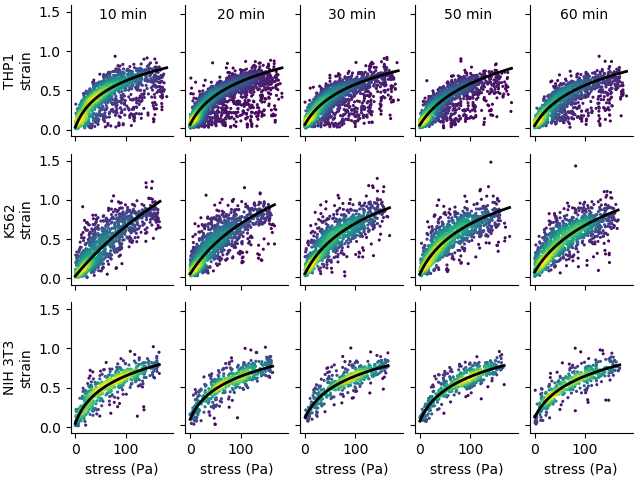

Write Python code to recreate this figure.
# -*- coding: utf-8 -*-
"""
Created on Tue May 22 2020

@author: Ben

# This program reads a txt file with the analyzed cell position, shape (semi-major and semi-minor axis etc.),
# computes the cell strain and the fluid shear stress acting on each cell,
# plots the data (strain versus stress) for each cell using a kernel density estimate for the datapoint color,
# and fits a stress stiffening equation to the data 
# The results such as maximum flow speed, cell mechanical parameters, etc. are stored in 
# the file 'all_data.txt' located at the same directory as this script 
"""
import matplotlib.pyplot as plt
from matplotlib.backends.backend_pdf import PdfPages
from helper_functions import getInputFile, getConfig, getData, getInputFolder
from helper_functions import refetchTimestamps, getVelocity, filterCells, correctCenter, getStressStrain, fitStiffness
from helper_functions import initPlotSettings, plotVelocityProfile, plotStressStrain, plotMessurementStatus
from helper_functions import storeEvaluationResults, plotDensityScatter, plotStressStrainFit, plotBinnedData
import numpy as np
import pandas as pd
import glob
from pathlib import Path
import pylustrator
pylustrator.start()
ax = None

xlimits = [-40, 300]
ylimits = [-0.1, 1.1]

def plotPathList(paths, repetition):
    global ax
    paths = list(paths)
    print(paths)
    fit_data = []

    data_list = []
    for index, file in enumerate(paths[repetition:repetition+1]):
        output_file = Path(str(file).replace("_result.txt", "_evaluated.csv"))

        # load the data and the config
        data = getData(file)
        config = getConfig(file)

        """ evaluating data"""
        if not output_file.exists():
            #refetchTimestamps(data, config)

            getVelocity(data, config)

            # take the mean of all values of each cell
            data = data.groupby(['cell_id']).mean()

            correctCenter(data, config)

            data = filterCells(data, config)

            # reset the indices
            data.reset_index(drop=True, inplace=True)

            getStressStrain(data, config)

            #data = data[(data.stress < 50)]
            data.reset_index(drop=True, inplace=True)

            data["area"] = data.long_axis * data.short_axis * np.pi
            data.to_csv(output_file, index=False)

        data = pd.read_csv(output_file)

        #data = data[(data.area > 0) * (data.area < 2000) * (data.stress < 250)]
        #data.reset_index(drop=True, inplace=True)

        data_list.append(data)


    data = pd.concat(data_list)
    data.reset_index(drop=True, inplace=True)

    fitStiffness(data, config)

    plotDensityScatter(data.stress, data.strain)
    plotStressStrainFit(data, config)
    #plotBinnedData(data.stress, data.strain, [0, 10, 20, 30, 40, 50, 75, 100, 125, 150, 200, 250])
    #plt.title(f'{config["fit"]["p"][0] * config["fit"]["p"][1]:.2f}')
    fit_data.append(config["fit"]["p"][0] * config["fit"]["p"][1])

    return fit_data


#""" loading data """
## get the results file (by config parameter or user input dialog)
datasets = [
    {
        "datafiles": [
            Path(r"\\131.188.117.96\biophysDS\meroles\2020.07.07.Control.sync\Control2"),
            Path(r"\\131.188.117.96\biophysDS\meroles\2020.06.26\Control2"),
            Path(r"\\131.188.117.96\biophysDS\meroles\2020.06.26\Control1"),
            Path(r"\\131.188.117.96\biophysDS\meroles\2020.07.09_control_sync_hepes\Control3")
        ],
        "rows": 2,
        "cols": 12,
        "range": range(1, 6, 1),
        "fitfunc": "log",
        "repetition": 2,
    },
    {
        "datafiles": [
            Path(r"Z:\emirzahossein\data\microscope4_baslercamera\2020_july\2020_07_10_alginate2%_K562_0%FCS_time"),
            Path(r"Z:\emirzahossein\data\microscope4_baslercamera\2020_july\07_07_2020_alginate2%_rpmi_no_fcs_time"),
        ],
        "rows": 2,
        "cols": 12,
        "range": range(2, 11, 2),
        "fitfunc": "line",
        "repetition": 2,
    },
    {
        "datafiles": [
            Path(r"Z:\emirzahossein\data\microscope4_baslercamera\2020_may\2020_05_22_alginateDMEM2%"),
        #    Path(r"Z:\emirzahossein\data\microscope4_baslercamera\2020_july\07_07_2020_alginate2%_rpmi_no_fcs_time"),
        ],
        "rows": 1,
        "cols": 12,
        "range": range(2, 11, 2),
        "fitfunc": "line",
        "repetition": 1,
}
]

rows = 3
cols = 5
#row_index = 0
data_index = -1
for dataset in datasets:
    data_index += 1
    fit_data_all = []
    ax = None

    datafiles = dataset["datafiles"]

    #for data_index, datafile in enumerate(datafiles):
    for datafile in datafiles[:1]:
        fit_data = []
        index = 1
        for time in dataset["range"]:
            if ax is None:
                ax = plt.subplot(rows, cols, index + cols*data_index)
            else:
                ax = plt.subplot(rows, cols, index + cols*data_index)#, sharex=ax, sharey=ax)

            if index != 1:
                plt.tick_params(labelleft='off')
            else:
                plt.ylabel("strain")

            if data_index < rows-1:
                plt.tick_params(labelbottom='off')
            else:
                plt.xlabel("stress (pa)")

            if dataset["fitfunc"] != "line":
                f = plotPathList((datafile / f"T{time*10}").glob("*_result.txt"), repetition=dataset["repetition"])
            else:
                f = plotPathList((datafile / f"{time}").glob("*_result.txt"), repetition=dataset["repetition"])
            fit_data.append(f)
            index += 1
        fit_data_all.append(fit_data)

    xmin = np.min([ax.get_xlim()[0] for ax in plt.gcf().axes])
    xmax = np.max([ax.get_xlim()[1] for ax in plt.gcf().axes])
    ymin = np.min([ax.get_ylim()[0] for ax in plt.gcf().axes])
    ymax = np.max([ax.get_ylim()[1] for ax in plt.gcf().axes])
    for ax in plt.gcf().axes:
        ax.set_xlim(xmin, xmax)
        ax.set_ylim(ymin, ymax)

    fit_data_all = np.array(fit_data_all)

#plt.legend()
#% start: automatic generated code from pylustrator
plt.figure(1).ax_dict = {ax.get_label(): ax for ax in plt.figure(1).axes}
import matplotlib as mpl
plt.figure(1).axes[0].set_position([0.110316, 0.716785, 0.160511, 0.272740])
plt.figure(1).axes[0].set_xlim(-9.25752281870522, 193.99024490625322)
plt.figure(1).axes[0].set_xticklabels(["", ""])
plt.figure(1).axes[0].set_xticks([0.0, 100.0])
plt.figure(1).axes[0].spines['right'].set_visible(False)
plt.figure(1).axes[0].spines['top'].set_visible(False)
plt.figure(1).axes[0].text(0.5, 0.5, 'New Text', transform=plt.figure(1).axes[0].transAxes)  # id=plt.figure(1).axes[0].texts[0].new
plt.figure(1).axes[0].texts[0].set_ha("center")
plt.figure(1).axes[0].texts[0].set_position([0.509148, 0.891045])
plt.figure(1).axes[0].texts[0].set_text("10 min")
plt.figure(1).axes[0].get_yaxis().get_label().set_text("THP1\nstrain")
plt.figure(1).axes[1].set_position([0.289717, 0.716785, 0.160511, 0.272740])
plt.figure(1).axes[1].set_xlim(-9.25752281870522, 193.99024490625322)
plt.figure(1).axes[1].set_xticklabels(["", ""])
plt.figure(1).axes[1].set_xticks([0.0, 100.0])
plt.figure(1).axes[1].set_ylim(-0.10347851610695331, 1.6109644391156153)
plt.figure(1).axes[1].set_yticklabels(["", "", "", ""])
plt.figure(1).axes[1].set_yticks([0.0, 0.5, 1.0, 1.5])
plt.figure(1).axes[1].spines['right'].set_visible(False)
plt.figure(1).axes[1].spines['top'].set_visible(False)
plt.figure(1).axes[1].text(0.5, 0.5, 'New Text', transform=plt.figure(1).axes[1].transAxes)  # id=plt.figure(1).axes[1].texts[0].new
plt.figure(1).axes[1].texts[0].set_ha("center")
plt.figure(1).axes[1].texts[0].set_position([0.545742, 0.891045])
plt.figure(1).axes[1].texts[0].set_text("20 min")
plt.figure(1).axes[2].set_position([0.469119, 0.716785, 0.160511, 0.272740])
plt.figure(1).axes[2].set_xlim(-9.25752281870522, 193.99024490625322)
plt.figure(1).axes[2].set_xticklabels(["", ""])
plt.figure(1).axes[2].set_xticks([0.0, 100.0])
plt.figure(1).axes[2].set_ylim(-0.10347851610695331, 1.6109644391156153)
plt.figure(1).axes[2].set_yticklabels(["", "", "", ""])
plt.figure(1).axes[2].set_yticks([0.0, 0.5, 1.0, 1.5])
plt.figure(1).axes[2].spines['right'].set_visible(False)
plt.figure(1).axes[2].spines['top'].set_visible(False)
plt.figure(1).axes[2].text(0.5, 0.5, 'New Text', transform=plt.figure(1).axes[2].transAxes)  # id=plt.figure(1).axes[2].texts[0].new
plt.figure(1).axes[2].texts[0].set_ha("center")
plt.figure(1).axes[2].texts[0].set_position([0.504574, 0.891045])
plt.figure(1).axes[2].texts[0].set_text("30 min")
plt.figure(1).axes[3].set_position([0.648521, 0.716785, 0.160511, 0.272740])
plt.figure(1).axes[3].set_xlim(-9.25752281870522, 193.99024490625322)
plt.figure(1).axes[3].set_xticklabels(["", ""])
plt.figure(1).axes[3].set_xticks([0.0, 100.0])
plt.figure(1).axes[3].set_ylim(-0.10347851610695331, 1.6109644391156153)
plt.figure(1).axes[3].set_yticklabels(["", "", "", ""])
plt.figure(1).axes[3].set_yticks([0.0, 0.5, 1.0, 1.5])
plt.figure(1).axes[3].spines['right'].set_visible(False)
plt.figure(1).axes[3].spines['top'].set_visible(False)
plt.figure(1).axes[3].text(0.5, 0.5, 'New Text', transform=plt.figure(1).axes[3].transAxes)  # id=plt.figure(1).axes[3].texts[0].new
plt.figure(1).axes[3].texts[0].set_ha("center")
plt.figure(1).axes[3].texts[0].set_position([0.518297, 0.891045])
plt.figure(1).axes[3].texts[0].set_text("50 min")
plt.figure(1).axes[4].set_position([0.827922, 0.716785, 0.160511, 0.272740])
plt.figure(1).axes[4].set_xlim(-9.25752281870522, 193.99024490625322)
plt.figure(1).axes[4].set_xticklabels(["", ""])
plt.figure(1).axes[4].set_xticks([0.0, 100.0])
plt.figure(1).axes[4].set_ylim(-0.10347851610695331, 1.6109644391156153)
plt.figure(1).axes[4].set_yticklabels(["", "", "", ""])
plt.figure(1).axes[4].set_yticks([0.0, 0.5, 1.0, 1.5])
plt.figure(1).axes[4].spines['right'].set_visible(False)
plt.figure(1).axes[4].spines['top'].set_visible(False)
plt.figure(1).axes[4].text(0.5, 0.5, 'New Text', transform=plt.figure(1).axes[4].transAxes)  # id=plt.figure(1).axes[4].texts[0].new
plt.figure(1).axes[4].texts[0].set_ha("center")
plt.figure(1).axes[4].texts[0].set_position([0.532020, 0.891045])
plt.figure(1).axes[4].texts[0].set_text("60 min")
plt.figure(1).axes[5].set_position([0.110316, 0.407032, 0.160511, 0.272740])
plt.figure(1).axes[5].set_xlim(-9.25752281870522, 193.99024490625322)
plt.figure(1).axes[5].set_xticklabels(["", ""])
plt.figure(1).axes[5].set_xticks([0.0, 100.0])
plt.figure(1).axes[5].spines['right'].set_visible(False)
plt.figure(1).axes[5].spines['top'].set_visible(False)
plt.figure(1).axes[5].get_yaxis().get_label().set_text("K562\nstrain")
plt.figure(1).axes[6].set_position([0.289717, 0.407032, 0.160511, 0.272740])
plt.figure(1).axes[6].set_xlim(-9.25752281870522, 193.99024490625322)
plt.figure(1).axes[6].set_xticklabels(["", ""])
plt.figure(1).axes[6].set_xticks([0.0, 100.0])
plt.figure(1).axes[6].set_ylim(-0.10347851610695331, 1.6109644391156153)
plt.figure(1).axes[6].set_yticklabels(["", "", "", ""])
plt.figure(1).axes[6].set_yticks([0.0, 0.5, 1.0, 1.5])
plt.figure(1).axes[6].spines['right'].set_visible(False)
plt.figure(1).axes[6].spines['top'].set_visible(False)
plt.figure(1).axes[7].set_position([0.469119, 0.407032, 0.160511, 0.272740])
plt.figure(1).axes[7].set_xlim(-9.25752281870522, 193.99024490625322)
plt.figure(1).axes[7].set_xticklabels(["", ""])
plt.figure(1).axes[7].set_xticks([0.0, 100.0])
plt.figure(1).axes[7].set_ylim(-0.10347851610695331, 1.6109644391156153)
plt.figure(1).axes[7].set_yticklabels(["", "", "", ""])
plt.figure(1).axes[7].set_yticks([0.0, 0.5, 1.0, 1.5])
plt.figure(1).axes[7].spines['right'].set_visible(False)
plt.figure(1).axes[7].spines['top'].set_visible(False)
plt.figure(1).axes[8].set_position([0.648521, 0.407032, 0.160511, 0.272740])
plt.figure(1).axes[8].set_xlim(-9.25752281870522, 193.99024490625322)
plt.figure(1).axes[8].set_xticklabels(["", ""])
plt.figure(1).axes[8].set_xticks([0.0, 100.0])
plt.figure(1).axes[8].set_ylim(-0.10347851610695331, 1.6109644391156153)
plt.figure(1).axes[8].set_yticklabels(["", "", "", ""])
plt.figure(1).axes[8].set_yticks([0.0, 0.5, 1.0, 1.5])
plt.figure(1).axes[8].spines['right'].set_visible(False)
plt.figure(1).axes[8].spines['top'].set_visible(False)
plt.figure(1).axes[9].set_position([0.827922, 0.407032, 0.160511, 0.272740])
plt.figure(1).axes[9].set_xlim(-9.25752281870522, 193.99024490625322)
plt.figure(1).axes[9].set_xticklabels(["", ""])
plt.figure(1).axes[9].set_xticks([0.0, 100.0])
plt.figure(1).axes[9].set_ylim(-0.10347851610695331, 1.6109644391156153)
plt.figure(1).axes[9].set_yticklabels(["", "", "", ""])
plt.figure(1).axes[9].set_yticks([0.0, 0.5, 1.0, 1.5])
plt.figure(1).axes[9].spines['right'].set_visible(False)
plt.figure(1).axes[9].spines['top'].set_visible(False)
plt.figure(1).axes[10].set_position([0.110316, 0.097280, 0.160511, 0.272740])
plt.figure(1).axes[10].spines['right'].set_visible(False)
plt.figure(1).axes[10].spines['top'].set_visible(False)
plt.figure(1).axes[10].get_xaxis().get_label().set_text("stress (Pa)")
plt.figure(1).axes[10].get_yaxis().get_label().set_text("NIH 3T3\nstrain")
plt.figure(1).axes[11].set_position([0.289717, 0.097280, 0.160511, 0.272740])
plt.figure(1).axes[11].set_ylim(-0.10347851610695331, 1.6109644391156153)
plt.figure(1).axes[11].set_yticklabels(["", "", "", ""])
plt.figure(1).axes[11].set_yticks([0.0, 0.5, 1.0, 1.5])
plt.figure(1).axes[11].spines['right'].set_visible(False)
plt.figure(1).axes[11].spines['top'].set_visible(False)
plt.figure(1).axes[11].get_xaxis().get_label().set_text("stress (Pa)")
plt.figure(1).axes[12].set_position([0.469119, 0.097280, 0.160511, 0.272740])
plt.figure(1).axes[12].set_ylim(-0.10347851610695331, 1.6109644391156153)
plt.figure(1).axes[12].set_yticklabels(["", "", "", ""])
plt.figure(1).axes[12].set_yticks([0.0, 0.5, 1.0, 1.5])
plt.figure(1).axes[12].spines['right'].set_visible(False)
plt.figure(1).axes[12].spines['top'].set_visible(False)
plt.figure(1).axes[12].get_xaxis().get_label().set_text("stress (Pa)")
plt.figure(1).axes[13].set_position([0.648521, 0.097280, 0.160511, 0.272740])
plt.figure(1).axes[13].set_ylim(-0.10347851610695331, 1.6109644391156153)
plt.figure(1).axes[13].set_yticklabels(["", "", "", ""])
plt.figure(1).axes[13].set_yticks([0.0, 0.5, 1.0, 1.5])
plt.figure(1).axes[13].spines['right'].set_visible(False)
plt.figure(1).axes[13].spines['top'].set_visible(False)
plt.figure(1).axes[13].get_xaxis().get_label().set_text("stress (Pa)")
plt.figure(1).axes[14].set_position([0.827922, 0.097280, 0.160511, 0.272740])
plt.figure(1).axes[14].set_ylim(-0.10347851610695331, 1.6109644391156153)
plt.figure(1).axes[14].set_yticklabels(["", "", "", ""])
plt.figure(1).axes[14].set_yticks([0.0, 0.5, 1.0, 1.5])
plt.figure(1).axes[14].spines['right'].set_visible(False)
plt.figure(1).axes[14].spines['top'].set_visible(False)
plt.figure(1).axes[14].get_xaxis().get_label().set_text("stress (Pa)")
#% end: automatic generated code from pylustrator
plt.savefig(__file__[:-3]+".png")
plt.savefig(__file__[:-3]+".pdf")
plt.show()
